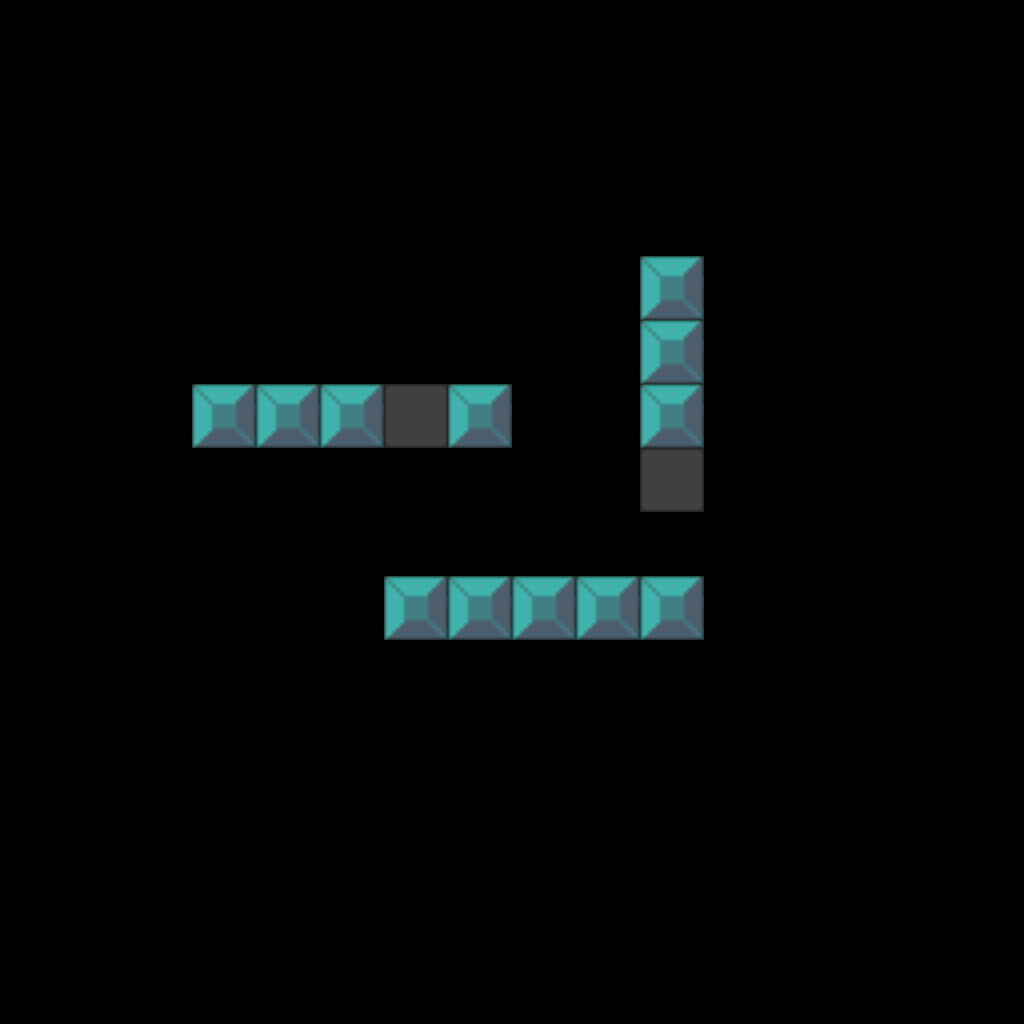

Rendered tile map (Tiled .tmx) drawn with the repository's tilesets; below, a short description and the full map source, tile grids included:
An orthogonal 16x16 tile map with 64x64 px tiles, 2 tile layers (blocks, game), 2 tilesets and 1 object (spawn).

<map version="1.2" tiledversion="1.3.2" orientation="orthogonal" renderorder="right-down" compressionlevel="0" width="16" height="16" tilewidth="64" tileheight="64" infinite="0" nextlayerid="4" nextobjectid="2">
 <tileset firstgid="1" source="Tilesets/blocks.tsx" />
 <tileset firstgid="257" source="Tilesets/game.tsx" />
 <layer id="1" name="blocks" width="16" height="16">
  <data encoding="csv">
0,0,0,0,0,0,0,0,0,0,0,0,0,0,0,0,
0,0,0,0,0,0,0,0,0,0,0,0,0,0,0,0,
0,0,0,0,0,0,0,0,0,0,0,0,0,0,0,0,
0,0,0,0,0,0,0,0,0,0,0,0,0,0,0,0,
0,0,0,0,0,0,0,0,0,0,3,0,0,0,0,0,
0,0,0,0,0,0,0,0,0,0,3,0,0,0,0,0,
0,0,0,3,3,3,35,3,0,0,3,0,0,0,0,0,
0,0,0,0,0,0,0,0,0,0,35,0,0,0,0,0,
0,0,0,0,0,0,0,0,0,0,18,0,0,0,0,0,
0,0,0,0,0,0,3,3,3,3,3,0,0,0,0,0,
0,0,0,0,0,0,0,0,0,0,0,0,0,0,0,0,
0,0,0,0,0,0,0,0,0,0,0,0,0,0,0,0,
0,0,0,0,0,0,0,0,0,0,0,0,0,0,0,0,
0,0,0,0,0,0,0,0,0,0,0,0,0,0,0,0,
0,0,0,0,0,0,0,0,0,0,0,0,0,0,0,0,
0,0,0,0,0,0,0,0,0,0,0,0,0,0,0,0
</data>
 </layer>
 <layer id="2" name="game" width="16" height="16">
  <data encoding="csv">
0,0,0,0,0,0,0,0,0,0,0,0,0,0,0,0,
0,0,0,0,0,0,0,0,0,0,0,0,0,0,0,0,
0,0,0,0,0,0,0,0,0,0,0,0,0,0,0,0,
0,0,0,0,0,0,0,0,0,0,0,0,0,0,0,0,
0,0,0,0,0,0,0,0,0,0,258,0,0,0,0,0,
0,0,0,0,0,0,0,0,0,0,258,0,0,0,0,0,
0,0,0,258,258,258,258,258,0,0,258,0,0,0,0,0,
0,0,0,0,0,0,0,0,0,0,258,0,0,0,0,0,
0,0,0,0,0,0,0,0,0,0,0,0,0,0,0,0,
0,0,0,0,0,0,258,258,258,258,258,0,0,0,0,0,
0,0,0,0,0,0,0,0,0,0,0,0,0,0,0,0,
0,0,0,0,0,0,0,0,0,0,0,0,0,0,0,0,
0,0,0,0,0,0,0,0,0,0,0,0,0,0,0,0,
0,0,0,0,0,0,0,0,0,0,0,0,0,0,0,0,
0,0,0,0,0,0,0,0,0,0,0,0,0,0,0,0,
0,0,0,0,0,0,0,0,0,0,0,0,0,0,0,0
</data>
 </layer>
 <objectgroup id="3" name="game">
  <object id="1" name="spawn" x="339.391" y="305.889">
   <point />
  </object>
 </objectgroup>
</map>
